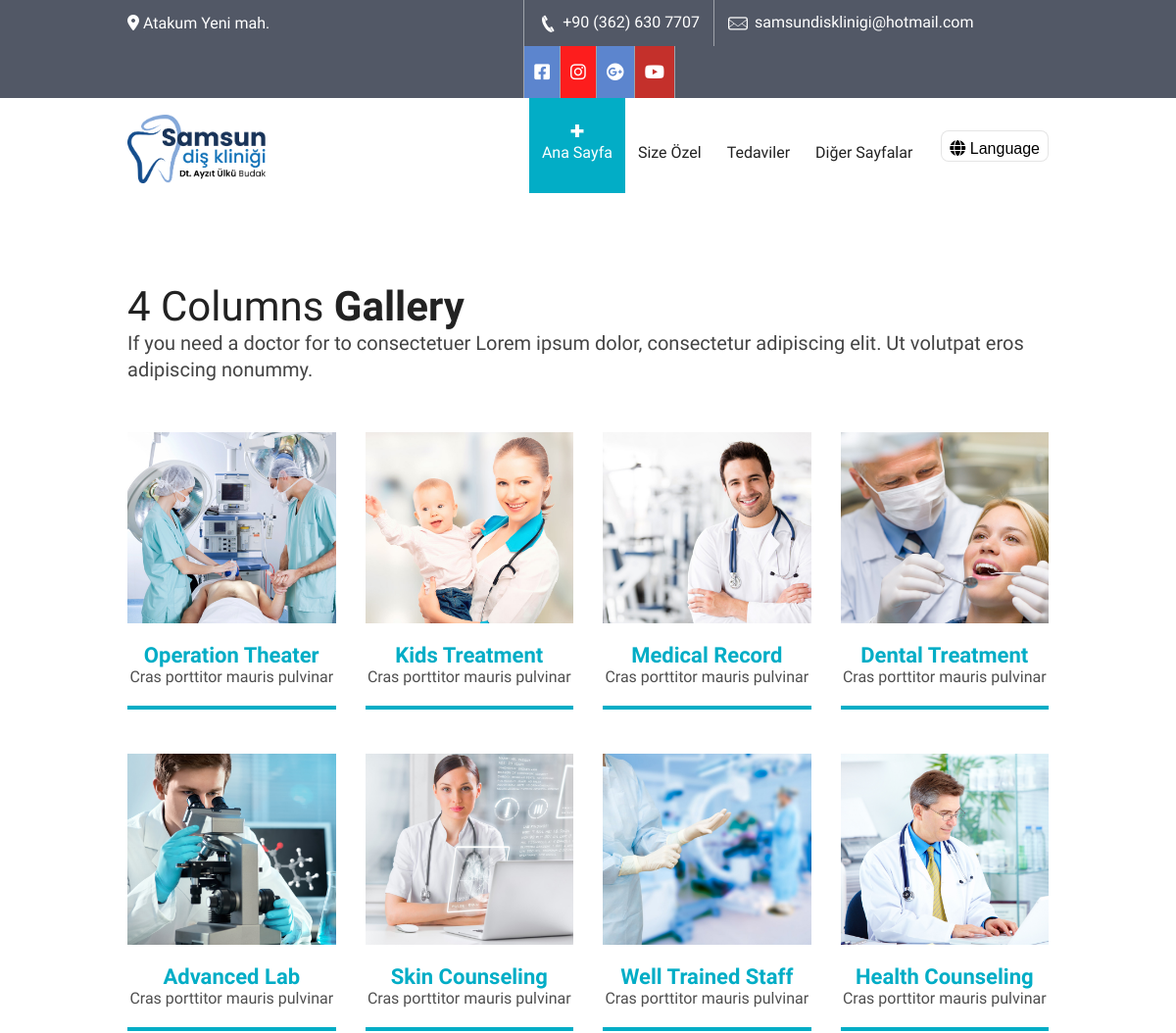
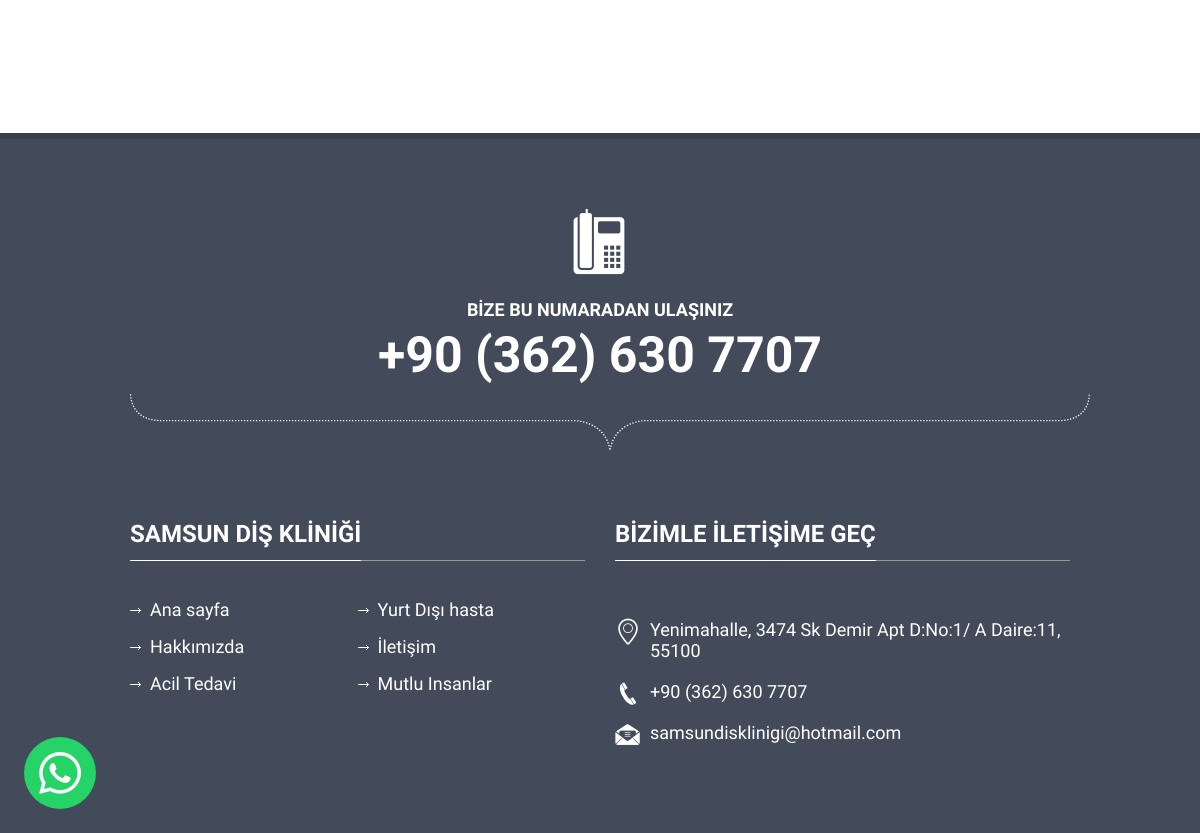
The app's page /mutlu-insanlar/ with its own data (2 pictures, top to bottom).
### clinic/models.py (models this page shows, shortened)
class Media(models.Model):
    name = models.CharField(max_length=25)
    icon_markdown = models.CharField(max_length=250)
    hex_icon_color = models.CharField(max_length=10,default="#5c85ce")
    link = models.TextField()

class CustomPage(models.Model):
    menu_name = models.CharField(max_length=50)
    title = models.CharField(max_length=50)
    slug = models.SlugField(max_length=250,unique=True)
    content = models.TextField()
    image = models.ImageField(upload_to='custom_pages/images')
    show_image = models.BooleanField(default=True)
    banner = models.ImageField(upload_to='custom_pages/banners',null=True,blank=True)
    show_banner = models.BooleanField(default=False)
    show_services_sidebar = models.BooleanField(default=True)
    show_in_header = models.BooleanField()
    show_in_footer = models.BooleanField()
    def get_absolute_url(self):
        return reverse('clinic:custom_page',args=[
            self.slug
        ])

### clinic/views.py (the view)
# urls.py: path('mutlu-insanlar/',views.mutlu_insanlar,name='mutlu_insanlar'),
def mutlu_insanlar(request):
	return render(request,'clinic/mutlu-insanlar.html')

### templates/clinic/mutlu-insanlar.html (shortened to what this page needs)
{% extends '../origin/base.html' %}
{% load static %}
{% load clinic_tags %}
{% block content %}
<div class="content">
    <div class="gallery">
        <div class="container">
            <div class="row">
                <div class="col-md-12">
                    <div class="main-title">
                        <h2><span>4 Columns</span> Gallery</h2>
                        <p>If you need a doctor for to consectetuer Lorem ipsum dolor, consectetur adipiscing elit. Ut volutpat eros adipiscing nonummy.</p>
                    </div>
                </div>
            </div>
            <div class="row">
                <div class="main-gallery">
                    <div class="col-md-3">
                        <a class="gallery-sec fancybox photo-icon" href="{% static 'images/gallery/img1.jpg' %}" data-fancybox-group="gallery">
                            <div class="image-hover img-layer-slide-left-right">
                                <img src="{% static 'images/gallery/img1.jpg' %}" alt="">
                            </div>
                            <div class="detail">
                                <h6>Operation Theater</h6>
                                <span>Cras porttitor mauris pulvinar</span>
                            </div>
                        </a>
                    </div>
                    <div class="col-md-3">
                        <a class="gallery-sec fancybox-media video-icon" href="http://vimeo.com/36031564">
                            <div class="image-hover img-layer-slide-left-right">
                                <img src="{% static 'images/gallery/img2.jpg' %}" alt="">
                            </div>
                            <div class="detail">
                                <h6>Kids Treatment</h6>
                                <span>Cras porttitor mauris pulvinar</span>
                            </div>
                        </a>
                    </div>
                    <div class="col-md-3">
                        <a class="gallery-sec fancybox-media video-icon" href="http://vimeo.com/36031564">
                            <div class="image-hover img-layer-slide-left-right">
                                <img src="{% static 'images/gallery/img3.jpg' %}" alt="">
                            </div>
                            <div class="detail">
                                <h6>Medical Record </h6>
                                <span>Cras porttitor mauris pulvinar</span>
                            </div>
                        </a>
                    </div>
                    <div class="col-md-3">
                        <a class="gallery-sec fancybox photo-icon" href="{% static 'images/gallery/img4.jpg' %}" data-fancybox-group="gallery">
                            <div class="image-hover img-layer-slide-left-right">
                                <img src="{% static 'images/gallery/img4.jpg' %}" alt="">
                            </div>
                            <div class="detail">
                                <h6>Dental Treatment</h6>
                                <span>Cras porttitor mauris pulvinar</span>
                            </div>
                        </a>
                    </div>
                    <div class="col-md-3">
                        <a class="gallery-sec fancybox-media video-icon" href="http://vimeo.com/36031564">
                            <div class="image-hover img-layer-slide-left-right">
                                <img src="{% static 'images/gallery/img5.jpg' %}" alt="">
                            </div>
                            <div class="detail">
                                <h6>Advanced Lab</h6>
                                <span>Cras porttitor mauris pulvinar</span>
                            </div>
                        </a>
                    </div>
                    <div class="col-md-3">
                        <a class="gallery-sec fancybox photo-icon" href="{% static 'images/gallery/img6.jpg' %}" data-fancybox-group="gallery">
                            <div class="image-hover img-layer-slide-left-right">
                                <img src="{% static 'images/gallery/img6.jpg' %}" alt="">
                            </div>
                            <div class="detail">
                                <h6>Skin Counseling</h6>
                                <span>Cras porttitor mauris pulvinar</span>
                            </div>
                        </a>
                    </div>
                    <div class="col-md-3">
                        <a class="gallery-sec fancybox photo-icon" href="{% static 'images/gallery/img7.jpg' %}" data-fancybox-group="gallery">
                            <div class="image-hover img-layer-slide-left-right">
                                <img src="{% static 'images/gallery/img7.jpg' %}" alt="">
                            </div>
                            <div class="detail">
                                <h6>Well Trained Staff</h6>
                                <span>Cras porttitor mauris pulvinar</span>
                            </div>
                        </a>
                    </div>
                    <div class="col-md-3">
                        <a class="gallery-sec fancybox-media video-icon" href="http://vimeo.com/36031564">
                            <div class="image-hover img-layer-slide-left-right">
                                <img src="{% static 'images/gallery/img8.jpg' %}" alt="">
                            </div>
                            <div class="detail">
                                <h6>Health Counseling</h6>
                                <span>Cras porttitor mauris pulvinar</span>
                            </div>
                        </a>
                    </div>
                </div>
            </div>
        </div>
    </div>
</div>
{% endblock %}

### templates/origin/header.html (shortened to what this page needs)
{% load static %}
{% load clinic_tags %}
<div id="header-2">
   <div class="top-bar">
      <div class="container">
         <div class="row">
            <div class="col-md-5">
               <span>
                  <a style="color:white" href="{{ 'ADDRESS_LINK'|get_const }}">
                     <i class="fas fa-map-marker-alt"></i> Atakum Yeni mah.
                  </a>
               </span>
            </div>
            <div class="col-md-7">
               <div class="get-touch" >
                  <ul>
                     <li><a style="color:white" href="tel:{{ 'PHONE'|get_const }}"><i class="icon-phone4"></i> {{ 'PHONE_REPR'|get_const }}</a></li>
                     <li><a style="color:white" href="mailto:{{ 'MAIL'|get_const }}"><i class="icon-mail"></i> {{ 'MAIL'|get_const }}</a></li>
                  </ul>
                  <ul  class="social-icons">
                     {% get_media as media %}
                     {% for media in media %}
                        <li><a style="background: {{media.hex_icon_color}}" href="{{media.link}}" class="fb">{{media.icon_markdown|markdown}}</a></li>
                     {% endfor %}
                  </ul>
               </div>
            </div>
         </div>
      </div>
   </div>
   <header class="header header2">
      <div class="container">
         <div class="row" style="display:flex; align-items: center;">
            <div class="col-md-3 d-flex align-items-center">
               <a href="/" style="margin-top: 0!important" class="logo">
                  <img style="height: 70px;width: auto; margin-top: 6px;" src="{% static 'images/logo.png' %}" alt="">
               </a>
            </div>
            <div class="col-md-9" style="display:flex ; align-items:center; justify-content: flex-end;">
               <nav class="menu-2">
                  <ul class="nav wtf-menu">
                     <li class="{% if not page  and not service %}item-select{% endif %}">
                        <a href="{% url 'clinic:home' %}">Ana Sayfa</a>
                     </li>
                     <li>
                        <a href="{% url 'clinic:specials' %}">Size Özel</a>
                     </li>
                     <li class="parent">
                        <a href="#.">Tedaviler</a>
                     </li>
                     <li class="parent">
                        <a href="#.">Diğer Sayfalar</a>
                     </li>
                  </ul>
               </nav>
               <div class="btn-lang" style="height: 2rem; line-height: 1.2em; margin-left: 1em">
                  <i class="fas fa-globe"></i>
                  Language
               </div>
            </div>
         </div>
      </div>
   </header>
</div>

### templates/origin/footer.html (shortened to what this page needs)
{% load static %}
{% load clinic_tags %}
<footer class="footer" id="footer">
   <div class="container">
      <div class="row">
         <div class="col-md-12">
            <div class="emergency">
               <i class="icon-phone5"></i>
               <span class="text">Bize bu numaradan ulaşınız</span>
               <span class="number">{{ 'PHONE_REPR'|get_const }}</span>
               <img src="{% static 'images/emergency-divider.png' %}" alt="">
            </div>
         </div>
      </div>
      <div class="main-footer">
         <div class="row">
            <div class="col-md-6">
               <div class="useful-links">
                  <div class="title">
                     <h5>Samsun Diş kliniği</h5>
                  </div>
                  <div class="detail">
                     <ul>
                        <li><a style="white-space: nowrap;" href="/">Ana sayfa</a></li>
                        {% get_footer_pages as footer_pages %}
                        {% for page in footer_pages %}
                           <li><a style="white-space: nowrap;" href="{{page.get_absolute_url}}">{{page.menu_name}}</a></li>
                        {% endfor %}
                        <li><a style="white-space: nowrap;" href="{% url 'clinic:mutlu_insanlar' %}">Mutlu Insanlar</a></li>
                     </ul>
                  </div>
               </div>
            </div>
            <div class="col-md-6">
               <div class="get-touch">
                  <div class="title">
                     <h5>Bizimle iletişime geç</h5>
                  </div>
                  <div class="detail">
                     <div class="get-touch">
                        <ul>
                           <li>
                              <a href="{{ 'ADDRESS_LINK'|get_const }}">
                                 <i class="icon-location"></i>
                                 <span style="color:white">{{ 'ADDRESS'|get_const }}</span>
                              </a>
                           </li>
                           <li>
                              <a href="tel:{{ 'PHONE'|get_const }}">
                                 <i class="icon-phone4"></i> <span style="color:white">{{ 'PHONE_REPR'|get_const }}</span>
                              </a>
                           </li>
                           <li>
                              <a href="mailto:{{ 'MAIL'|get_const }}">
                                 <i class="icon-dollar"></i><span style="color:white">{{ 'MAIL'|get_const }}</span>
                              </a>
                           </li>
                        </ul>
                     </div>
                  </div>
               </div>
            </div>
         </div>
      </div>
   </div>
</footer>

### records on screen
CustomPage: menu_name "Yurt Dışı hasta"
CustomPage: menu_name "Hakkımızda"
CustomPage: menu_name "İletişim"
CustomPage: menu_name "Acil Tedavi"

### other values on screen
{{ 'PHONE_REPR'|get_const }} "+90 (362) 630 7707"
{{ 'MAIL'|get_const }} "samsundisklinigi@hotmail.com"
{{ 'ADDRESS'|get_const }} "Yenimahalle, 3474 Sk Demir Apt D:No:1/ A Daire:11, 55100"
